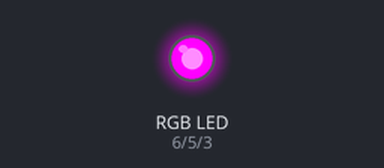
The sketch below on a simulated Arduino Uno, built with avr-gcc and run on an emulated ATmega328P. Shown: an RGB LED mixed from three pins (HIGH = lit).

Above: at 0.5 s.
At 1.5 s:
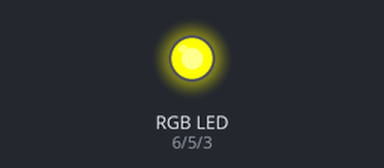
At 5.5 s:
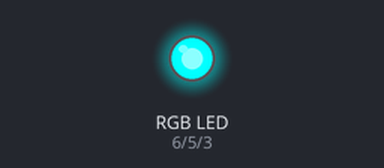
Timing chart, 0 to 6.9 s (numbered marks = the images above):
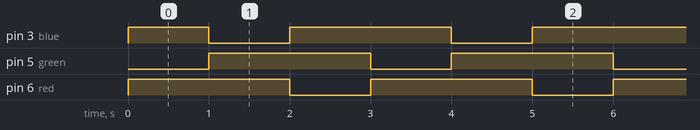

Measured:
- by itself, pin 3 (blue), pin 5 (green), pin 6 (red): alternates HIGH for 2.0 s and LOW for 1.0 s
- by itself, everything shown: repeats every 3.0 s, in 3 steps

The sketch:

rgb-led-example.ino
```cpp
#define blue 3
#define green 5
#define red 6

char currentColor = 'r';
char nextColor = 'g';

void setup() {
  // put your setup code here, to run once:
  pinMode(blue, OUTPUT);
  pinMode(green, OUTPUT);
  pinMode(red, OUTPUT);

  digitalWrite(blue, HIGH);
  digitalWrite(green, HIGH);
  digitalWrite(red, LOW);

}

void loop() {
  // put your main code here, to run repeatedly:
  //eixame led anodiko ara 8elame thn antistash sthn tash kai anavame ka8e xrwma kanontas to LOW


  if(currentColor == 'r') {
    digitalWrite(green, LOW);
    digitalWrite(red, HIGH);
    currentColor = 'g';
  }
  else if(currentColor == 'g') {
    digitalWrite(blue, LOW);
    digitalWrite(green, HIGH);
    currentColor = 'b';
  }
  else {
    digitalWrite(red, LOW);
    digitalWrite(blue, HIGH);
    currentColor = 'r';
  }

  delay(1000);


}
```
